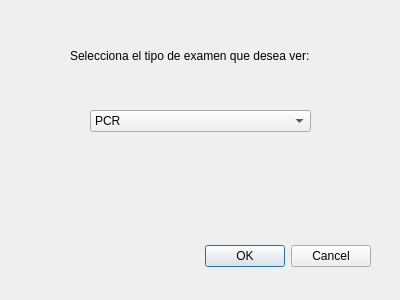
<?xml version="1.0" encoding="UTF-8"?>
<ui version="4.0">
 <class>Dialog</class>
 <widget class="QDialog" name="Dialog">
  <property name="geometry">
   <rect>
    <x>0</x>
    <y>0</y>
    <width>400</width>
    <height>300</height>
   </rect>
  </property>
  <property name="windowTitle">
   <string>Dialog</string>
  </property>
  <widget class="QDialogButtonBox" name="buttonBox">
   <property name="geometry">
    <rect>
     <x>30</x>
     <y>240</y>
     <width>341</width>
     <height>32</height>
    </rect>
   </property>
   <property name="orientation">
    <enum>Qt::Horizontal</enum>
   </property>
   <property name="standardButtons">
    <set>QDialogButtonBox::Cancel|QDialogButtonBox::Ok</set>
   </property>
  </widget>
  <widget class="QLabel" name="selecciona_2">
   <property name="geometry">
    <rect>
     <x>70</x>
     <y>30</y>
     <width>281</width>
     <height>51</height>
    </rect>
   </property>
   <property name="text">
    <string>Selecciona el tipo de examen que desea ver:</string>
   </property>
  </widget>
  <widget class="QComboBox" name="tipo_exam">
   <property name="geometry">
    <rect>
     <x>90</x>
     <y>110</y>
     <width>221</width>
     <height>22</height>
    </rect>
   </property>
   <item>
    <property name="text">
     <string>PCR</string>
    </property>
   </item>
   <item>
    <property name="text">
     <string>Cultivo microbiológico</string>
    </property>
   </item>
   <item>
    <property name="text">
     <string>Hemograma completo</string>
    </property>
   </item>
  </widget>
 </widget>
 <resources/>
 <connections>
  <connection>
   <sender>buttonBox</sender>
   <signal>accepted()</signal>
   <receiver>Dialog</receiver>
   <slot>accept()</slot>
   <hints>
    <hint type="sourcelabel">
     <x>248</x>
     <y>254</y>
    </hint>
    <hint type="destinationlabel">
     <x>157</x>
     <y>274</y>
    </hint>
   </hints>
  </connection>
  <connection>
   <sender>buttonBox</sender>
   <signal>rejected()</signal>
   <receiver>Dialog</receiver>
   <slot>reject()</slot>
   <hints>
    <hint type="sourcelabel">
     <x>316</x>
     <y>260</y>
    </hint>
    <hint type="destinationlabel">
     <x>286</x>
     <y>274</y>
    </hint>
   </hints>
  </connection>
 </connections>
</ui>
